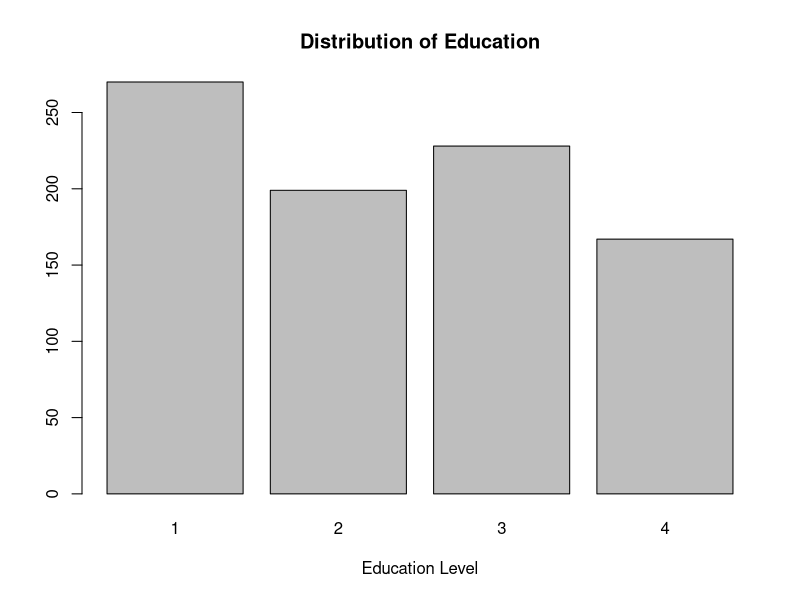
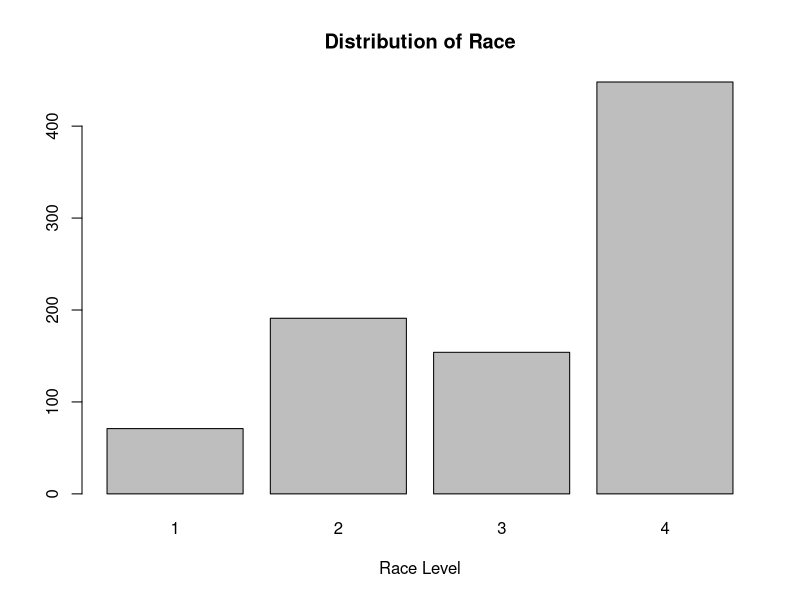
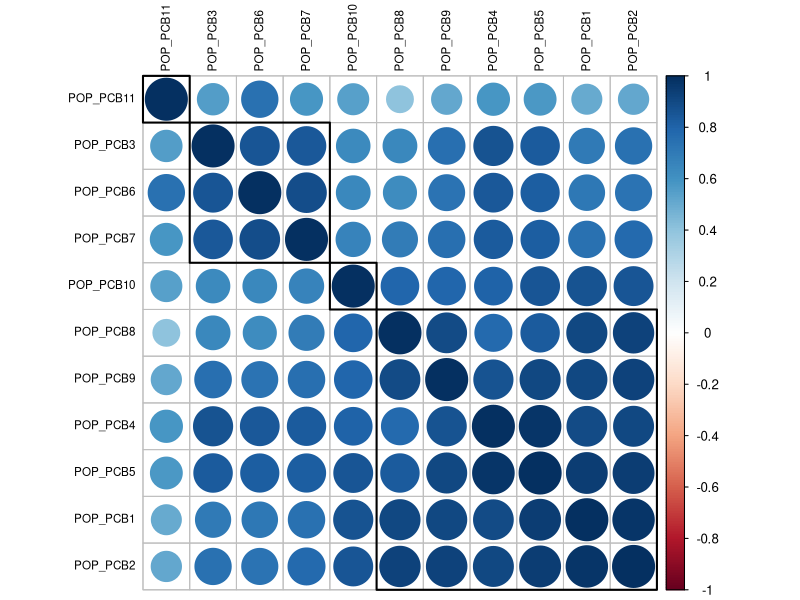
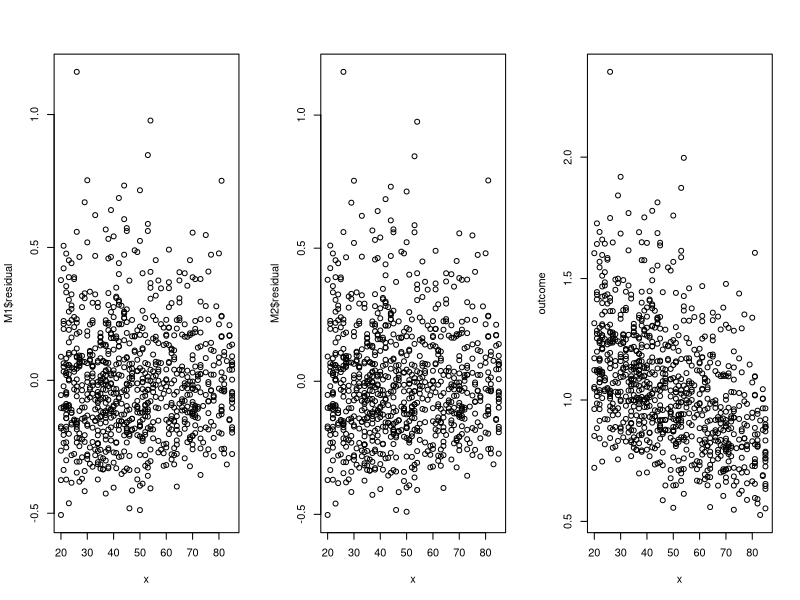
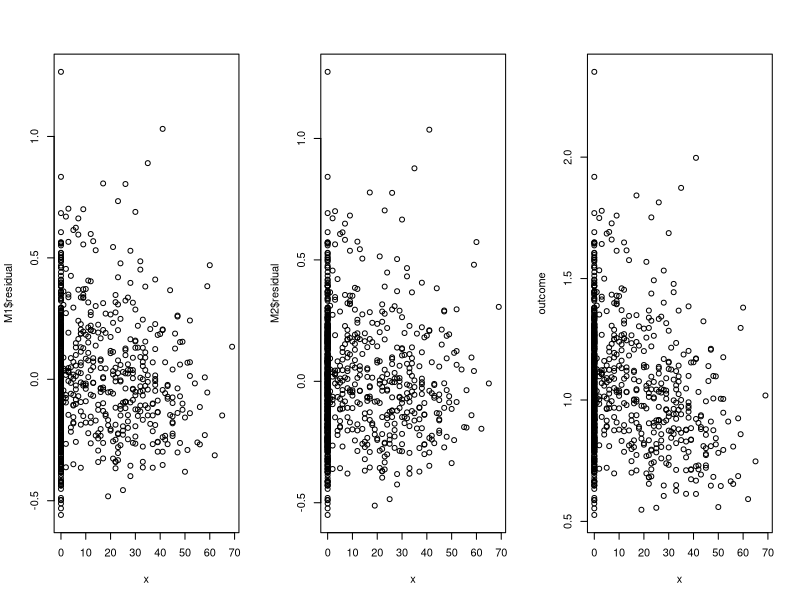
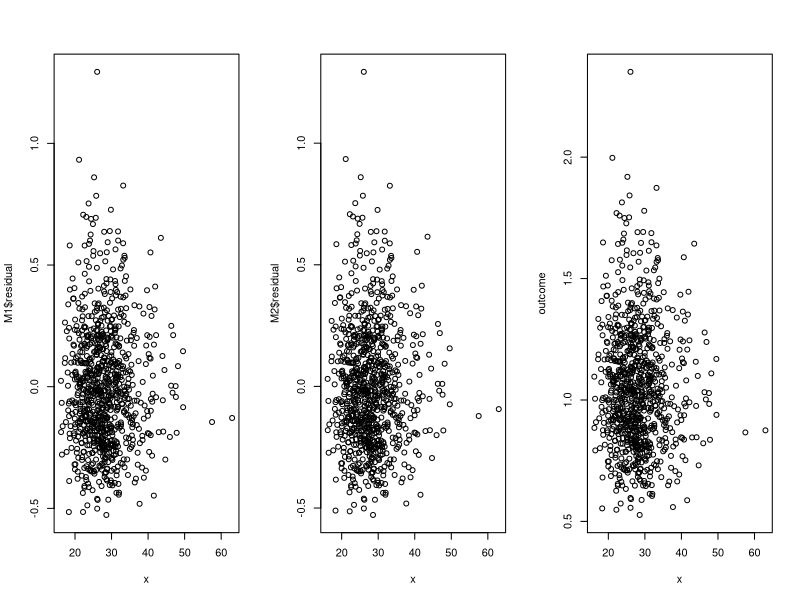
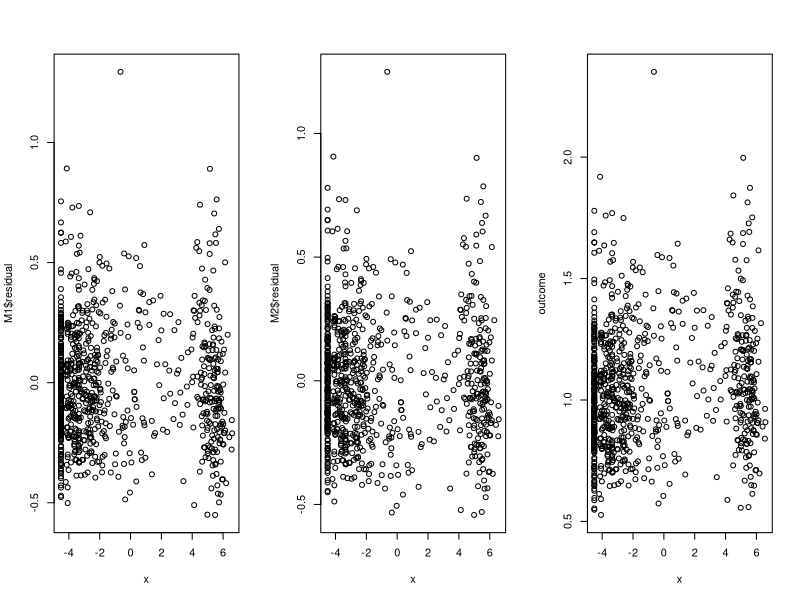
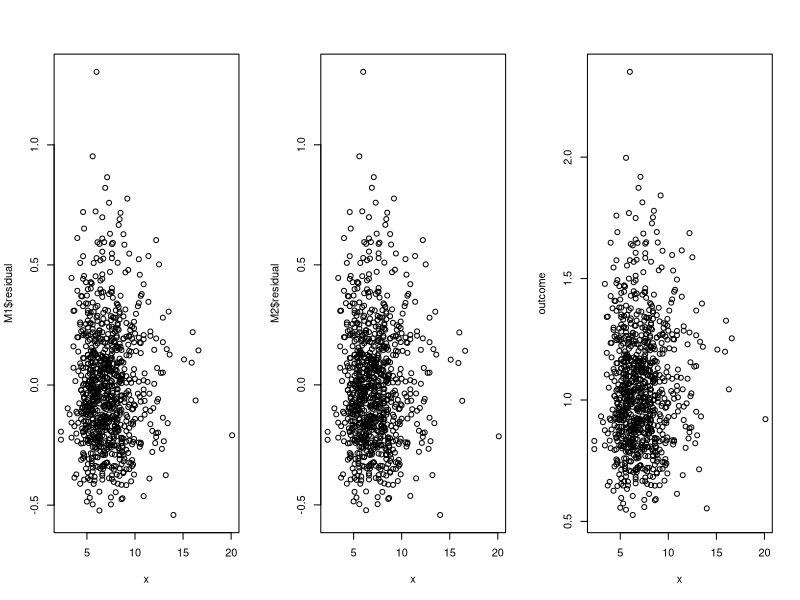

Source code (R) for these figures, in order:
## ---- chunk 1
knitr::opts_chunk$set(echo = TRUE)
## ---- chunk 2
# CHANGE ABSOLUTE PATH

# setwd("~/Desktop/stat341/R331project/data")
setwd("~/School/4A/STAT 331/R331project/data")
# setwd("~/Desktop/R331project/data")

pollutants <- read.csv("pollutants.csv", header = TRUE)
head(pollutants)
## ---- chunk 3
names(pollutants)
## ---- chunk 4
# 1 = Less Than 9th Grade or 9-11th Grade (Includes 12th grade with no diploma) 
# 2 = High School Grad/GED or Equivalent
# 3 = Some College or AA degree
# 4 = College Graduate

edu_factor=as.factor(pollutants$edu_cat)
plot(edu_factor, 
     main="Distribution of Education",
     xlab="Education Level")

# 1 = Other Race (Including Multi-Racial);
# 2 = Mexican American; 
# 3 = Non-Hispanic Black; 
# 4 = Non-Hispanic White

race_factor=as.factor(pollutants$race_cat)
plot(race_factor, 
     main="Distribution of Race",
     xlab="Race Level")
## ---- chunk 5
# Estella's work 1
library(corrplot)
library(ggplot2)

summary(pollutants)
POP_PCB = c("POP_PCB1", "POP_PCB2","POP_PCB3", "POP_PCB4","POP_PCB5", "POP_PCB6","POP_PCB7", "POP_PCB8","POP_PCB9", "POP_PCB10", "POP_PCB11")
POP_PCB_data <- pollutants [, POP_PCB]
cc = cor(POP_PCB_data , method = "spearman")

# cluster my POP_PCB so that those with similar patterns of correlation coefficients are closer together. 
corrplot(cc, tl.col = "black", order = "hclust", hclust.method = "average", addrect = 4, tl.cex = 0.7)
#https://jkzorz.github.io/2019/06/11/Correlation-heatmaps.html
## ---- chunk 6
# Estella's work 3
f <- as.formula((paste("length", paste("(", paste(POP_PCB, collapse = " + "), ")^2"), sep = " ~")))
m <- lm(f, data = pollutants)
summary(m)
## ---- chunk 7
# Estella's work 4 
# setting threshold of pvalue to be 0.05 and assess possible interaction terms
pvalues <- summary(m)$coefficients[,4]
p_threshold = 0.05
selected <-which(pvalues<= p_threshold)
names(selected)
## ---- chunk 8
# rewrite the pollutants dataframe
pollutants_clean <- subset(pollutants , select = -X )
## ---- chunk 9
#stepwise parameters selection without any interaction terms
M0 <- lm(length ~ 1, data = pollutants_clean) # minimal model
Mfull <- lm(length ~ .,
            data= pollutants_clean )



## 2 corresponds to AIC
## log(n) corresponds to BIC

# stepwise AIC
Mstart <- lm(length ~ .,
            data= pollutants_clean )
system.time({
  Mstep_AIC <- step(object = Mstart,
                scope = list(lower = M0, upper = Mfull),
                direction = "both", trace = 0, k = 2)
})

#stepwiseBIC
system.time({
  Mstep_BIC <- step(object = Mstart,
                scope = list(lower = M0, upper = Mfull),
                direction = "both", trace = 0, k = log(nrow(pollutants)))
})

#stepwiseB_Adjusted R2
Mstep_AIC
Mstep_BIC
## ---- chunk 10
#stepwise parameters selection with any interaction terms
M0 <- lm(length ~ 1, data = pollutants_clean) # minimal model
#tail to remove length column
single <- paste(tail(colnames(pollutants_clean),-1), collapse = " + ")
#tail to remove intercept column
interaction <- paste(tail(names(selected),-1), collapse = " + ")
f_interaction <- as.formula((paste("length", paste("(", single,"+", interaction, ")"), sep = " ~")))
Mfull <- lm(f_interaction, data = pollutants_clean)
Mstart <- lm(f_interaction, data = pollutants_clean)

# stepwise AIC
Mstart <- lm(length ~ .,
            data= pollutants_clean )
system.time({
  Mstep_AIC <- step(object = Mstart,
                scope = list(lower = M0, upper = Mfull),
                direction = "both", trace = 0, k = 2)
})

#stepwiseBIC
system.time({
  Mstep_BIC <- step(object = Mstart,
                scope = list(lower = M0, upper = Mfull),
                direction = "both", trace = 0, k = log(nrow(pollutants)))
})

#stepwiseB_Adjusted R2
Mstep_AIC
Mstep_BIC
## ---- chunk 11
# Judy's work Part 1
# testing non-linearity in SLR
# if for any covariate, residual vs x for M1 has a pattern and
# residual vs x for M2 seems random, then y has a nonlinear
# relationship with with x.
# M1: fitting y to x
# M2: fitting y to x^2
par(mfrow=c(1, 3))
outcome <- pollutants$length
check <- function(x) {
  M1 <- lm(outcome ~ x)
  print(paste("residual for M1: ", sigma(M1)))
  M2 <- lm(outcome ~ x + I(x^2))
  print(paste("residual for M2: ", sigma(M2)))
  plot(x, M1$residual)
  plot(x, M2$residual)
  plot(x, outcome)
}
list <- list(pollutants$ageyrs, pollutants$yrssmoke,
             pollutants$BMI, pollutants$ln_lbxcot,
             pollutants$whitecell_count, pollutants$lymphocyte_pct, 
             pollutants$monocyte_pct, pollutants$eosinophils_pct, 
             pollutants$basophils_pct, pollutants$neutrophils_pct)
for (column in list) {
  check(column)
}
  
## ---- chunk 12
# Judy's work Part 2
# testing non-linearity in MLR
library(car)
M <- lm (length ~ ., data=pollutants)
avPlots(M)
